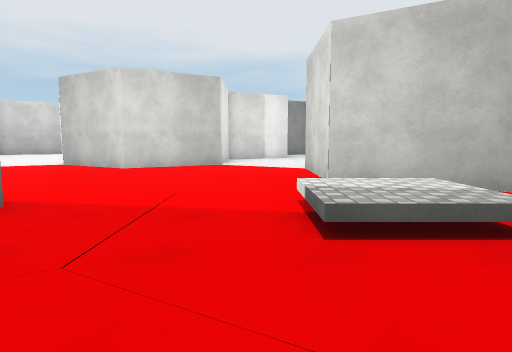
[1] (above)

20 first-person views from a walk through a 3-D level made in the Unity game engine. The camera is 1.3 m above the floor, tilts 6° down and sees 75° across. The floor is counted in squares, 2 m on a side. Each view is taken from the middle of a square. On the plan, view 1 faces up. The plan holds only what a view shows up to about 10 squares ahead; the rest is blank. The place goes on beyond the plan. The player is left out. Surface patterns are stand-ins for the level's own textures.

[2]
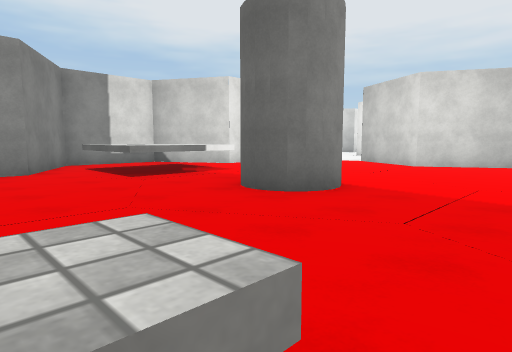

[3]
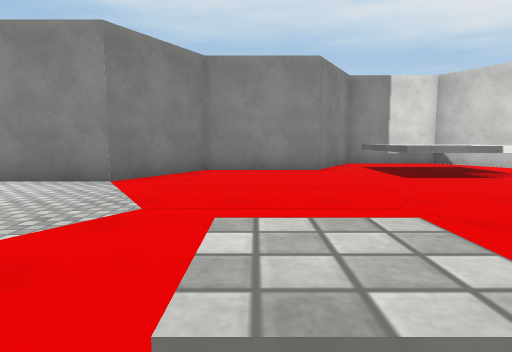

[4]
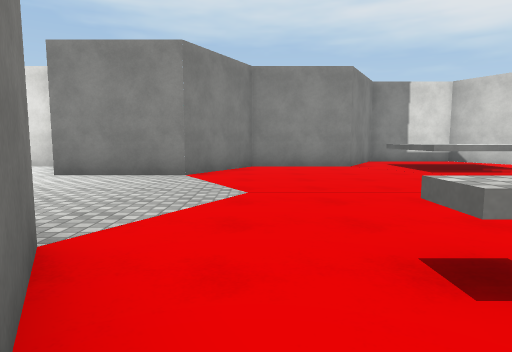

[5]
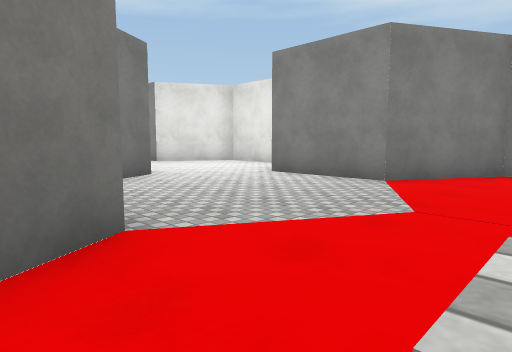

[6]
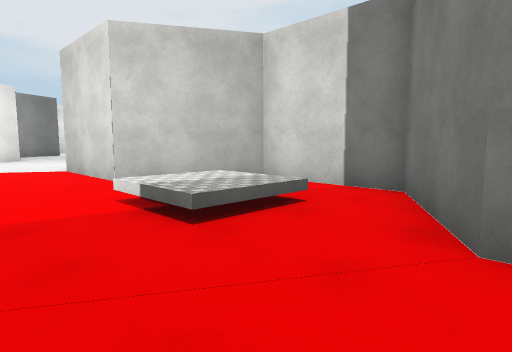

[7]
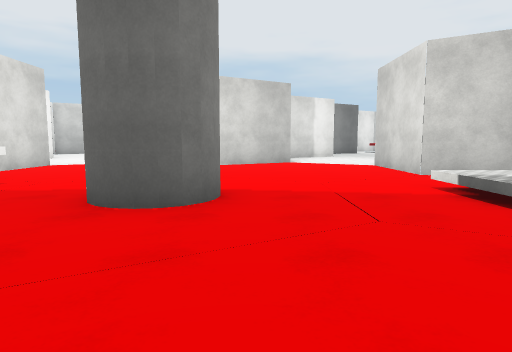

[8]
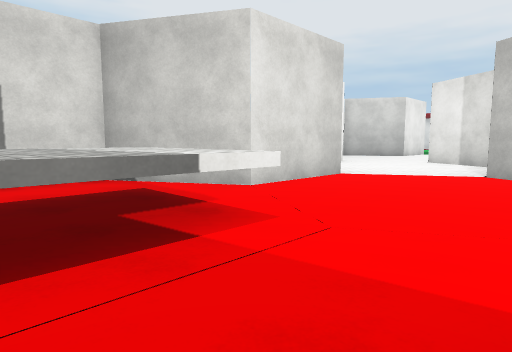

[9]
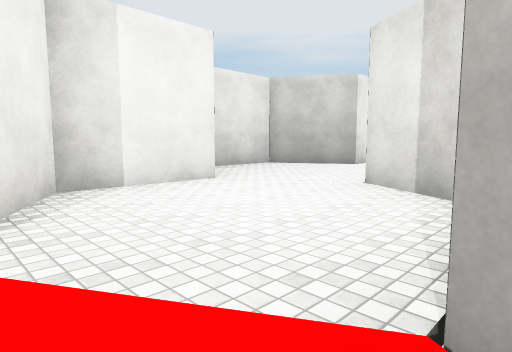

[10]
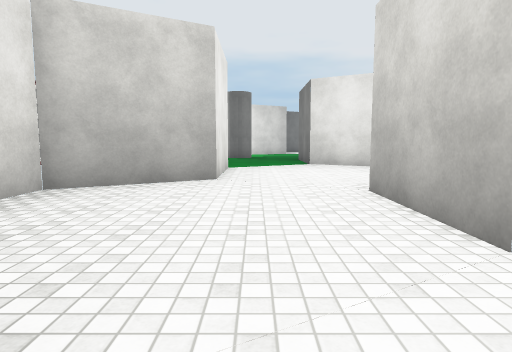

[11]
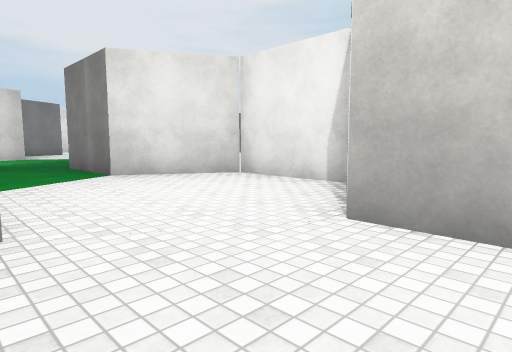

[12]
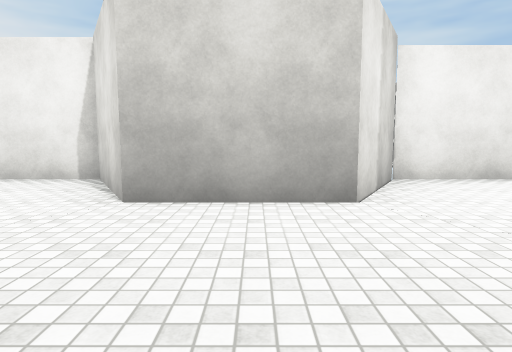

[13]
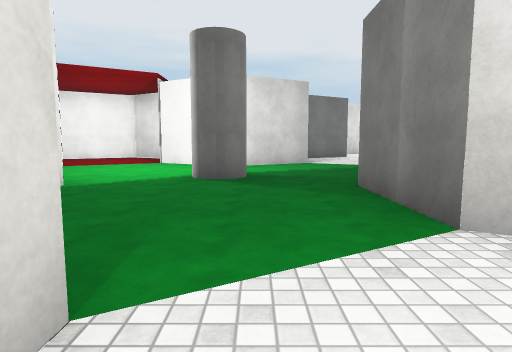

[14]
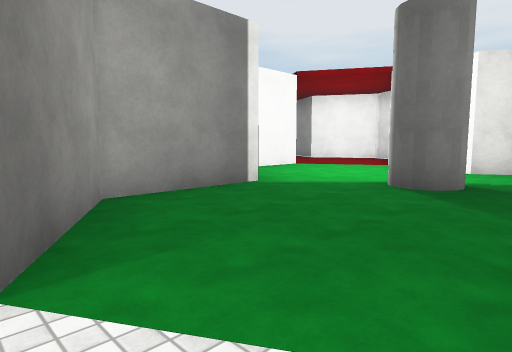

[15]
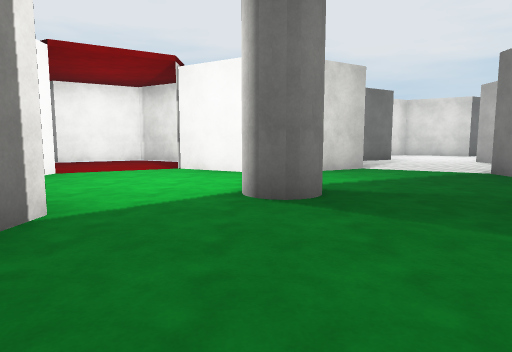

[16]
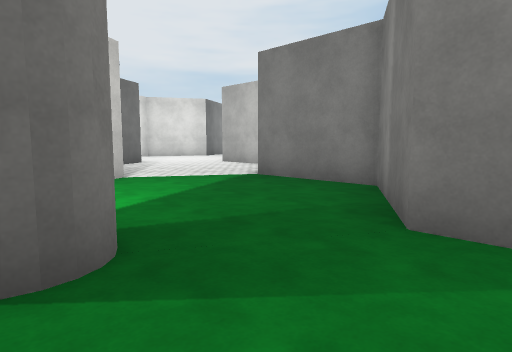

[17]
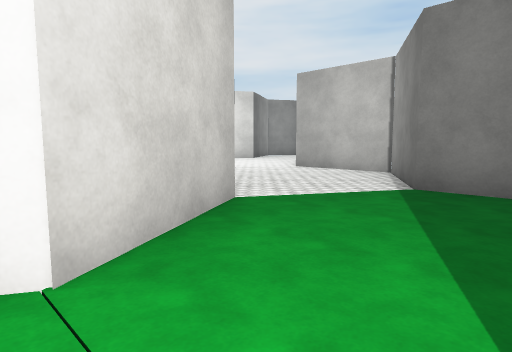

[18]
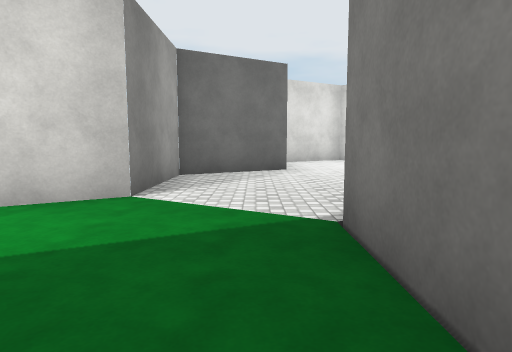

[19]
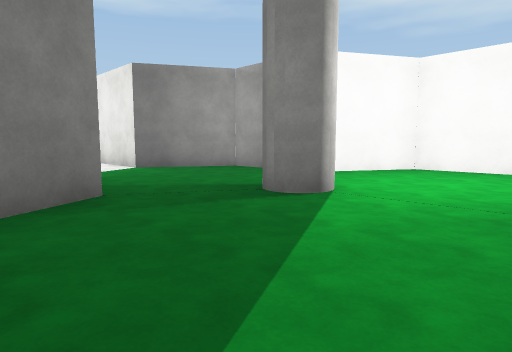

[20]
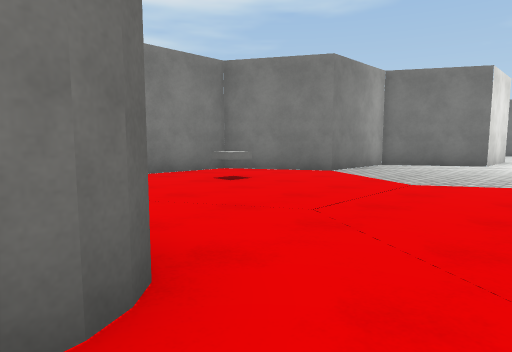

### Floor plan
Key: @ floor where view 1 was taken; # wall or solid block; . main floor; : floor 0.5 m higher than the main floor; / step, stairs or slope; ^ raised ledge.
Columns run from 15 left of view 1 to 4 right of it. Each row starts with its distance up from view 1.
 31        ##....
 30 ...    #....#
 29 ....   #....#
 28 ....####....#
 27  ....##....##
 26  #........#
 25  #........#
 24  #...#....#
 23  ###....##
 22    #....#
 21    #....#
 20    ##...###
 19     ##....#
 18      #....#
 17     ##....#
 16    ##....##
 15    #....##
 14    #....#
 13    #....##
 12      ....##
 11      #....#     ..
 10      #....#   #...
  9      #....#####...#
  8       ##....#....#
  7        #.........
  6        #.........#
  5       ## ........###
  4       #^^^.........#
  3       #^^^..#...:/.#
  2       #^^^......//.#
  1       #..........###
  0       ##.......@.#
 -1        #.........
 -2        #.........
 -3        ###.....##
 -4          #....##
 -5          #....#
 -6          #....#
 -7        #....###
 -8        #....#

Positions as (right, up) in squares from view 1, and headings:
1: (0, 0), facing up
2: (0, -1), facing up-left
3: (0, -1), facing left
4: (1, -2), facing left
5: (0, -1), facing down-left
6: (-1, 0), facing up-right
7: (-2, -1), facing up
8: (-4, 2), facing up-left
9: (-5, 8), facing up-left
10: (-9, 11), facing up
11: (-10, 14), facing up-right
12: (-11, 14), facing right
13: (-9, 18), facing up
14: (-8, 19), facing up-left
15: (-10, 20), facing up
16: (-10, 22), facing up-right
17: (-10, 25), facing up-right
18: (-6, 24), facing up
19: (-6, 27), facing down-left
20: (-5, 3), facing down-right
